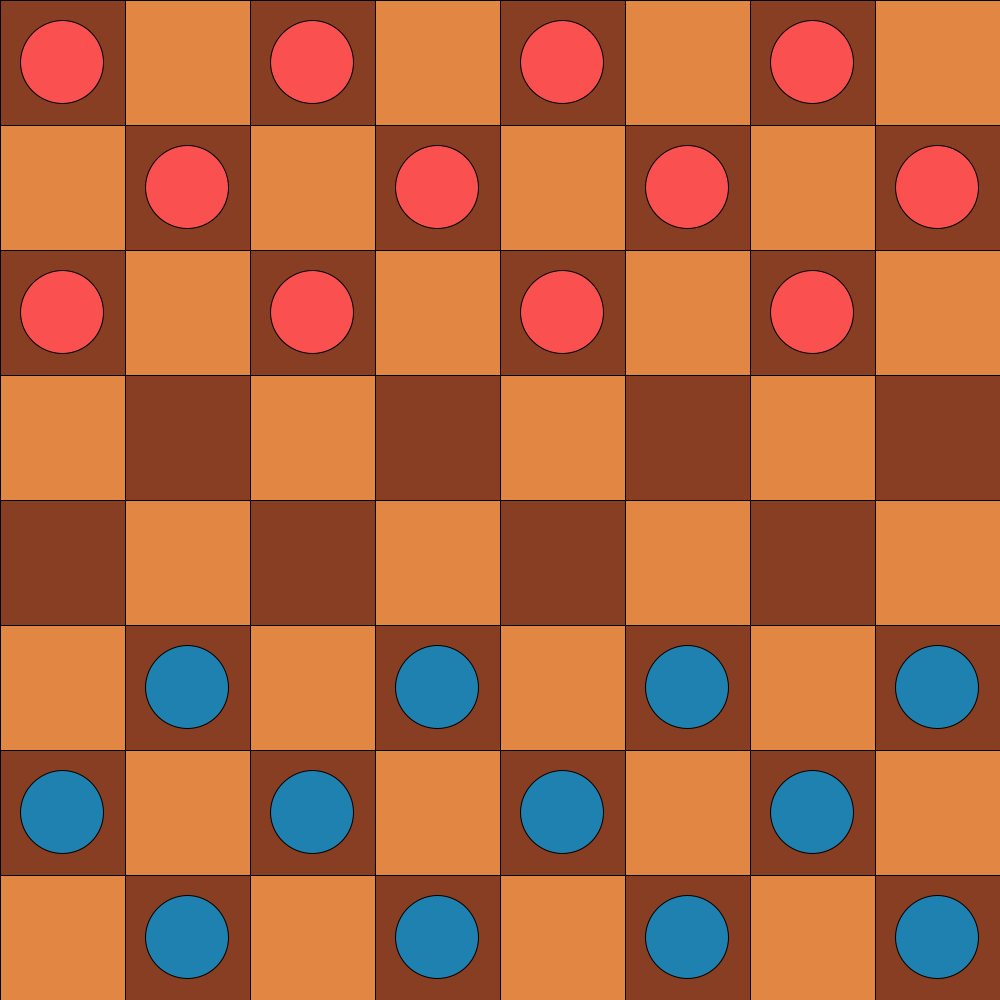
Frame 1 (no input)
Frame 60 (the mouse pressed at the canvas centre just before this capture): identical to frame 1, image omitted
Frame 120 (the mouse held since frame 60 and released just before this capture): identical to frame 1, image omitted

The Processing sketch that drew this single still picture (run headless with seeded random() and noise(); from frame 60 on, the mouse is pressed at the canvas centre):

// Processing sketch: Checkers
// ── Checkers.pde
Board[] board;
Pieces[] pieces;

void setup(){
  pieces = new Pieces[24];
  board = new Board[64];
  size(1000,1000);
  int width = 0;
  int height = 0;
  boolean colorPick = true;
  int pieceNumber = 0;
  // HINT instead of drawing each button one by one, you can
  //      write a loop and do some math to create your chessboard.
  //      A chessboard has 64 squares - 8 rows and 8 columns
  for (int i = 0; i < board.length; i++){
    if (colorPick){
      board[i] = new Board(width, height, 125, 125, #873e23);
      if(height > 500){
        pieces[pieceNumber] = new Pieces(width+(125/2), height+(125/2), #1e81b0);
        pieceNumber++;
      }
      else if(height < 375){
        pieces[pieceNumber] = new Pieces(width+(125/2), height+(125/2), #FB5050);
        pieceNumber++;
      }
    }
    else{
      board[i] = new Board(width, height, 125, 125, #e28743);
    }
    colorPick = !colorPick;
    width += 125;
    if(width == 1000){
      colorPick = !colorPick;
      width = 0;
      height += 125;
    }
  }
}

class Board {
  
  float leftPos;
  float topPos;
  float sqrWidth;
  float sqrHeight;
  int rgb;
  
  Board(float leftPos, float topPos, float sqrWidth, float sqrHeight, int rgb){
    this.leftPos = leftPos;
    this.topPos = topPos;
    this.sqrWidth = sqrWidth;
    this.sqrHeight = sqrHeight;
    this.rgb = rgb;
  }
  
  void draw(){
    fill(rgb);
    rect(leftPos, topPos, sqrWidth, sqrHeight);
  }
}
  

class Pieces {
  float leftPos;
  float topPos;
  int rgbCircle;
  int teamColor;
  boolean isKing;
  boolean isSelected;

  Pieces(float leftPos, float topPos, int teamColor){
    this.leftPos = leftPos;
    this.topPos = topPos;
    this.teamColor = teamColor;
    this.isKing = false;
    this.isSelected = false;
  }
  
  void draw(){
      fill(teamColor);
      circle(leftPos, topPos, 125*0.66);
      fill(#FFD700);
      if(isKing == true){
      rect(leftPos - 10, topPos - 10, 20, 20);
      }
  }
  
  void createKing(){
    if(teamColor == #1e81b0){
      if(this.topPos > 875){
      this.isKing = true;
      }
    }
    else if(teamColor == #FB5050){
      if(this.topPos < 125){
      this.isKing = true;
      }
    }
  }
  
  boolean validMoves(int topPos, int leftPos){
    
    if(this.isKing == false){
      if(this.teamColor == #FB5050){
        if(topPos == this.topPos + 125 && (leftPos == this.leftPos + 125 || leftPos == this.leftPos - 125)){
          
          return true;
      }
      }
      else if(this.teamColor == #1e81b0){
        
        if(topPos == this.topPos - 125 && leftPos == this.leftPos - 125 || leftPos == this.leftPos + 125){
          return true;
        }
      }
    }
    else if(this.isKing == true){
      if(topPos == this.topPos + 125/2 || topPos == this.topPos- 125/2 && leftPos == this.leftPos - 125/2 || leftPos == this.leftPos + 125/2){
          return true;
    }
  }
  return false;
}
  void movePiece(){
    
  }
}

void mouseClicked(){
  for(int i = 0; i < 24; i++){//checking which piece is being clicked
    if(mouseX >= pieces[i].leftPos - 125 * 0.66/2 && mouseX <= pieces[i].leftPos + 125* 0.66/2 && mouseY >= pieces[i].topPos - 125*0.66/2 && mouseY <= pieces[i].topPos + 125*0.66/2){
      {
        pieces[i].isSelected = true;
      }
    } 
  }
}

void draw(){
  background(255);
  for(int i = 0; i < board.length; i++){
    board[i].draw();
  }
  for(int i = 0; i < pieces.length; i++){
    pieces[i].draw();
    
  }
  
  
}
